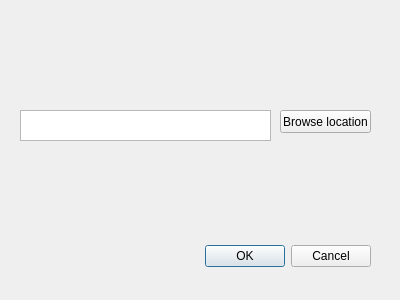
<?xml version="1.0" encoding="UTF-8"?>
<ui version="4.0">
 <class>mopsDialogBase</class>
 <widget class="QDialog" name="mopsDialogBase">
  <property name="geometry">
   <rect>
    <x>0</x>
    <y>0</y>
    <width>400</width>
    <height>300</height>
   </rect>
  </property>
  <property name="windowTitle">
   <string>Export</string>
  </property>
  <widget class="QDialogButtonBox" name="button_box">
   <property name="geometry">
    <rect>
     <x>30</x>
     <y>240</y>
     <width>341</width>
     <height>32</height>
    </rect>
   </property>
   <property name="orientation">
    <enum>Qt::Horizontal</enum>
   </property>
   <property name="standardButtons">
    <set>QDialogButtonBox::Cancel|QDialogButtonBox::Ok</set>
   </property>
  </widget>
  <widget class="QPushButton" name="pushButton">
   <property name="geometry">
    <rect>
     <x>280</x>
     <y>110</y>
     <width>91</width>
     <height>23</height>
    </rect>
   </property>
   <property name="text">
    <string>Browse location</string>
   </property>
  </widget>
  <widget class="QTextEdit" name="textEdit">
   <property name="geometry">
    <rect>
     <x>20</x>
     <y>110</y>
     <width>251</width>
     <height>31</height>
    </rect>
   </property>
  </widget>
 </widget>
 <resources/>
 <connections>
  <connection>
   <sender>button_box</sender>
   <signal>accepted()</signal>
   <receiver>mopsDialogBase</receiver>
   <slot>accept()</slot>
   <hints>
    <hint type="sourcelabel">
     <x>20</x>
     <y>20</y>
    </hint>
    <hint type="destinationlabel">
     <x>20</x>
     <y>20</y>
    </hint>
   </hints>
  </connection>
  <connection>
   <sender>button_box</sender>
   <signal>rejected()</signal>
   <receiver>mopsDialogBase</receiver>
   <slot>reject()</slot>
   <hints>
    <hint type="sourcelabel">
     <x>20</x>
     <y>20</y>
    </hint>
    <hint type="destinationlabel">
     <x>20</x>
     <y>20</y>
    </hint>
   </hints>
  </connection>
 </connections>
</ui>
